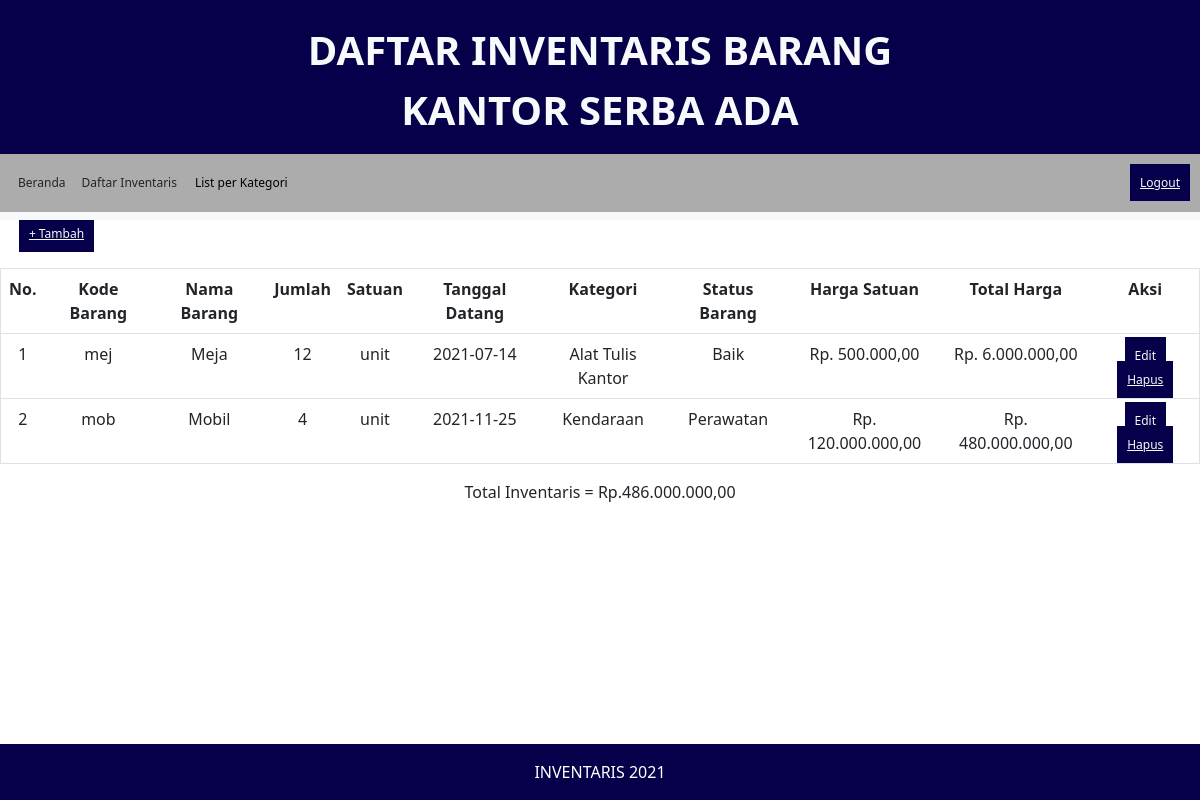
Page /inventaris.php (signed in) on the committed database.
### tables this page shows
CREATE TABLE `inventaris` (
  `kode_barang` varchar(10) NOT NULL,
  `nama_barang` varchar(30) NOT NULL,
  `jumlah` int(11) NOT NULL,
  `satuan` varchar(15) NOT NULL,
  `tgl_datang` date NOT NULL,
  `kategori` varchar(20) NOT NULL,
  `status_barang` varchar(20) NOT NULL,
  `harga` int(20) NOT NULL
);

### functions.php (called while the page is built, shortened)
<?php
	$koneksi = mysqli_connect("localhost", "root", "", "responsi");
	function query($query) {
		global $koneksi;
		$result = mysqli_query($koneksi, $query);
		$rows = [];
		while( $row = mysqli_fetch_assoc($result) ) {
			$rows[] = $row;
		}
		return $rows;
	}
?>

### inventaris.php (the view, shortened to what this page needs)
<?php
require 'functions.php';
$inventaris = query("SELECT * FROM inventaris");
?>
<!DOCTYPE html>
<html lang="en">
<head>
    <link href="https://cdn.jsdelivr.net/npm/bootstrap@5.1.3/dist/css/bootstrap.min.css" rel="stylesheet">
	<link rel="stylesheet" href="https://stackpath.bootstrapcdn.com/font-awesome/4.7.0/css/font-awesome.min.css">
	<link rel="stylesheet" type="text/css" href="css/style.css">
</head>
<body>
<nav class="topnav navbar-dark bg-blue">
  <p class="judul text-light">
    DAFTAR INVENTARIS BARANG<br>
    KANTOR SERBA ADA
  </p>
</nav>
<nav class="navbar navbar-expand-lg navbar-light bg-light">
  <div class="collapse navbar-collapse nav-link" id="navbarNavDropdown">
    <ul class="navbar-nav">
      <li class="nav-item active">
        <a class="nav-link text-dark" href="home.php">Beranda</a>
      </li>
      <li class="nav-item">
        <a class="nav-link text-dark" href="inventaris.php">Daftar Inventaris</a>
      </li>
      <li class="dropdown">
        <button class="dropbtn">List per Kategori</button>
      </li>
    </ul>
    <ul class="navbar-nav ms-auto">
      <li class="nav-item">
        <a class="nav-blue text-light" href="logout.php">Logout</a>
      </li>
    </ul>
  </div>
</nav>
<div class="body">
    <ul class="navbar-nav ms-auto">
      <li style="padding-left:0.5cm" class="nav-item">
        <a class="nav-blue text-light" href="tambah.php">+ Tambah</a><br><br>
      </li>
    </ul>
    <table class="table" border="1" cellpadding="10" cellspacing="0">
        <tr>
            <th>No.</th>
            <th>Kode Barang</th>
            <th>Nama Barang</th>
            <th>Jumlah</th>
            <th>Satuan</th>
            <th>Tanggal Datang</th>
            <th>Kategori</th>
            <th>Status Barang</th>
            <th>Harga Satuan</th>
            <th>Total Harga</th>
            <th>Aksi</th>
        </tr>
        <?php $i = 1; $totalinventaris=0;?>
	      <?php foreach ($inventaris as $inv) : ?>
        <tr>
            <td><?= $i ?></td>
            <td><?= $inv["kode_barang"]; ?></td>
            <td><?= $inv["nama_barang"]; ?></td>
            <td><?= $inv["jumlah"]; ?></td>
            <td><?= $inv["satuan"]; ?></td>
    	    	<td><?= $inv["tgl_datang"]; ?></td>
    	    	<td><?= $inv["kategori"]; ?></td>
		        <td><?= $inv["status_barang"]; ?></td>
            <?php $num=$inv["harga"]; ?>
            <?php $numformat = number_format($num,2,",","."); ?>
			      <td>Rp. <?php echo $numformat; ?></td>
            <td>Rp. <?php $total=$inv["harga"]*$inv["jumlah"]; $totalFormat = number_format($total,2,",","."); echo $totalFormat; ?></td>
	  	    	<td>
		        	<a class="nav-blue text-light" href="edit.php?kode_barang=<?= $inv["kode_barang"]; ?>">Edit</a>
				      <a class="nav-blue text-light" href="hapus.php?kode_barang=<?= $inv["kode_barang"]; ?>" onclick="return confirm('yakin untuk menghapus?');">Hapus</a>
		        </td>
		    </tr>
		  <?php $i++; $totalinventaris=$totalinventaris+$total;?>
    	<?php endforeach; ?>
    </table>
  <p align="center">Total Inventaris = Rp.<?php $totalinventarisformat=number_format($totalinventaris,2,",","."); echo $totalinventarisformat;?></p>
  </div>
<footer class="bg-blue text-white fixed-bottom">
    <div class="container">
      <div class="row pt-3">
        <div class="col text-center">
          <p>INVENTARIS 2021</p>
        </div>
      </div>
    </div>
  </footer>
</body>
</html>

### css/style.css (style rules this page uses)
.nav-link { background-color: #acacac; padding: 10px; font-size: 12px; border: none; }
.collapse { margin-top: -10px; }
.nav-blue { background-color: #050049; padding: 10px; font-size: 12px; border: none; }
.dropbtn { background-color: #acacac; color: rgb(0, 0, 0); padding: 10px; font-size: 12px; border: none; }
.dropdown { position: relative; display: inline-block; }
.bg-blue { background-color: #050049 }
nav.topnav { text-align: center; font-size:40px; margin-bottom:-20px; padding: 20px; }
p.judul { font-weight: bold; }
th { text-align: center; }
td { text-align: center; }

### rows in the picture
inventaris: kode_barang "mej", nama_barang "Meja", jumlah "12", satuan "unit", tgl_datang "2021-07-14", kategori "Alat Tulis Kantor", status_barang "Baik", harga "500.000,00", totalFormat "6.000.000,00"
inventaris: kode_barang "mob", nama_barang "Mobil", jumlah "4", satuan "unit", tgl_datang "2021-11-25", kategori "Kendaraan", status_barang "Perawatan", harga "120.000.000,00", totalFormat "480.000.000,00"

### other values in the picture
$totalinventarisformat "486.000.000,00"
